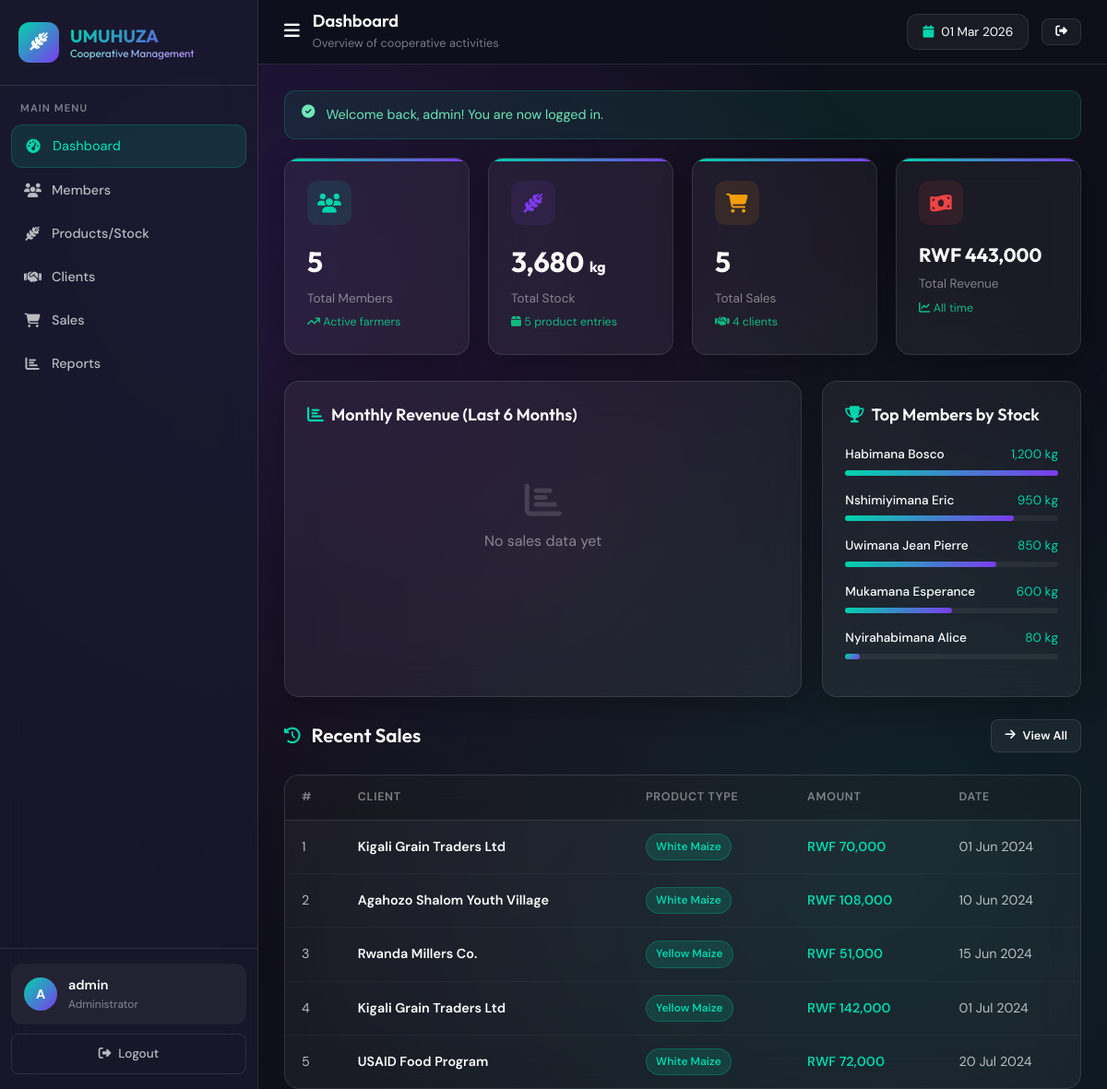
/dashboard.php (signed in), run on the app's committed database.
### tables this page shows
CREATE TABLE IF NOT EXISTS sales (
    id         INT PRIMARY KEY AUTO_INCREMENT,
    client_id  INT NOT NULL,
    product_id INT NOT NULL,
    quantity   DECIMAL(10,2) NOT NULL,              
    total      DECIMAL(12,2) NOT NULL,              
    sale_date  DATE NOT NULL,
    created_at TIMESTAMP DEFAULT CURRENT_TIMESTAMP,
    FOREIGN KEY (client_id)  REFERENCES clients(id)  ON DELETE CASCADE,
    FOREIGN KEY (product_id) REFERENCES products(id) ON DELETE CASCADE
);

CREATE TABLE IF NOT EXISTS clients (
    id         INT PRIMARY KEY AUTO_INCREMENT,
    name       VARCHAR(100) NOT NULL,
    phone      VARCHAR(20) NOT NULL,
    location   VARCHAR(100) NOT NULL,
    created_at TIMESTAMP DEFAULT CURRENT_TIMESTAMP
);

CREATE TABLE IF NOT EXISTS products (
    id         INT PRIMARY KEY AUTO_INCREMENT,
    member_id  INT NOT NULL,
    quantity   DECIMAL(10,2) NOT NULL DEFAULT 0,    
    price      DECIMAL(10,2) NOT NULL,               
    type       VARCHAR(50) NOT NULL,                 
    created_at TIMESTAMP DEFAULT CURRENT_TIMESTAMP,
    FOREIGN KEY (member_id) REFERENCES members(id) ON DELETE CASCADE
);

### config.php (called while the page is built, shortened)
<?php
function clean($str) {
    return htmlspecialchars(trim($str), ENT_QUOTES, 'UTF-8');
}
function formatCurrency($amount) {
    return 'RWF ' . number_format($amount, 0, '.', ',');
}
function formatDate($date) {
    return date('d M Y', strtotime($date));
}
function getFlash() {
    if (isset($_SESSION['flash'])) {
        $flash = $_SESSION['flash'];
        return $flash;
    }
    return null;
}

### dashboard.php (the view, shortened to what this page needs)
<?php
require_once 'config.php';
$db = getDB();
$members_count = $db->query("SELECT COUNT(*) FROM members")->fetchColumn();
$products_count = $db->query("SELECT COUNT(*) FROM products")->fetchColumn();
$clients_count  = $db->query("SELECT COUNT(*) FROM clients")->fetchColumn();
$sales_count    = $db->query("SELECT COUNT(*) FROM sales")->fetchColumn();
$total_revenue  = $db->query("SELECT COALESCE(SUM(total), 0) FROM sales")->fetchColumn();
$total_stock    = $db->query("SELECT COALESCE(SUM(quantity), 0) FROM products")->fetchColumn();
$monthly = $db->query("
    SELECT DATE_FORMAT(sale_date,'%b') as month, SUM(total) as revenue
    FROM sales
    WHERE sale_date >= DATE_SUB(CURDATE(), INTERVAL 6 MONTH)
    GROUP BY DATE_FORMAT(sale_date,'%Y-%m')
    ORDER BY sale_date ASC
    LIMIT 6
")->fetchAll();
$recent_sales = $db->query("
    SELECT s.id, s.total, s.sale_date, c.name as client_name, p.type as product_type
    FROM sales s
    JOIN clients c ON s.client_id = c.id
    JOIN products p ON s.product_id = p.id
    ORDER BY s.created_at DESC LIMIT 6
")->fetchAll();
$top_members = $db->query("
    SELECT m.name, COALESCE(SUM(p.quantity), 0) as total_qty
    FROM members m
    LEFT JOIN products p ON m.id = p.member_id
    GROUP BY m.id, m.name
    ORDER BY total_qty DESC
    LIMIT 5
")->fetchAll();
$max_qty = max(array_column($top_members, 'total_qty') ?: [1]);
include 'includes/header.php';
?>
<div class="stats-grid">
    <div class="stat-card glass-card">
        <div class="stat-icon"><i class="fas fa-users"></i></div>
        <div class="stat-value"><?= number_format($members_count) ?></div>
        <div class="stat-label">Total Members</div>
        <div class="stat-change"><i class="fas fa-arrow-trend-up"></i> Active farmers</div>
    </div>
    <div class="stat-card glass-card">
        <div class="stat-icon purple"><i class="fas fa-wheat-awn"></i></div>
        <div class="stat-value"><?= number_format($total_stock, 0) ?> <small style="font-size:1rem">kg</small></div>
        <div class="stat-label">Total Stock</div>
        <div class="stat-change"><i class="fas fa-box"></i> <?= $products_count ?> product entries</div>
    </div>
    <div class="stat-card glass-card">
        <div class="stat-icon orange"><i class="fas fa-cart-shopping"></i></div>
        <div class="stat-value"><?= number_format($sales_count) ?></div>
        <div class="stat-label">Total Sales</div>
        <div class="stat-change"><i class="fas fa-handshake"></i> <?= $clients_count ?> clients</div>
    </div>
    <div class="stat-card glass-card">
        <div class="stat-icon red"><i class="fas fa-money-bill-wave"></i></div>
        <div class="stat-value" style="font-size:1.3rem;"><?= formatCurrency($total_revenue) ?></div>
        <div class="stat-label">Total Revenue</div>
        <div class="stat-change"><i class="fas fa-chart-line"></i> All time</div>
    </div>
</div>
<div class="dashboard-grid">
    <div class="chart-card glass-card">
        <h3><i class="fas fa-chart-bar"></i> Monthly Revenue (Last 6 Months)</h3>
        <?php if (!empty($monthly)):
            $max_rev = max(array_column($monthly, 'revenue') ?: [1]);
        ?>
        <div class="chart-bars">
            <?php foreach ($monthly as $m):
                $height = $max_rev > 0 ? round(($m['revenue'] / $max_rev) * 130) : 5;
            ?>
            <div class="bar-item">
                <span style="font-size:0.7rem;color:var(--primary-accent);"><?= formatCurrency($m['revenue']) ?></span>
                <div class="bar" style="height:<?= max(5, $height) ?>px;"></div>
                <span class="bar-label"><?= $m['month'] ?></span>
            </div>
            <?php endforeach; ?>
        </div>
        <?php else: ?>
        <div style="text-align:center;padding:40px;color:var(--text-muted);">
            <i class="fas fa-chart-bar" style="font-size:2.5rem;opacity:0.3;display:block;margin-bottom:12px;"></i>
            No sales data yet
        </div>
        <?php endif; ?>
    </div>
    <div class="chart-card glass-card">
        <h3><i class="fas fa-trophy"></i> Top Members by Stock</h3>
        <?php if (!empty($top_members)): ?>
        <?php foreach ($top_members as $i => $m):
            $pct = $max_qty > 0 ? round(($m['total_qty'] / $max_qty) * 100) : 0;
        ?>
        <div style="margin-bottom:16px;">
            <div style="display:flex;justify-content:space-between;margin-bottom:6px;font-size:0.85rem;">
                <span style="color:var(--text-primary);font-weight:500;"><?= clean($m['name']) ?></span>
                <span style="color:var(--primary-accent);"><?= number_format($m['total_qty'],0) ?> kg</span>
            </div>
            <div class="stock-bar-wrap">
                <div class="stock-bar-fill" style="width:<?= $pct ?>%"></div>
            </div>
        </div>
        <?php endforeach; ?>
        <?php else: ?>
        <div style="text-align:center;padding:30px;color:var(--text-muted);">No members yet</div>
        <?php endif; ?>
    </div>
</div>
<div style="margin-top:24px;">
    <div class="section-header">
        <div class="section-title">
            <i class="fas fa-clock-rotate-left"></i>
            <h2>Recent Sales</h2>
        </div>
        <a href="sales.php" class="btn btn-secondary btn-sm"><i class="fas fa-arrow-right"></i> View All</a>
    </div>
    <div class="table-container">
        <table class="data-table">
            <thead>
                <tr>
                    <th>#</th>
                    <th>Client</th>
                    <th>Product Type</th>
                    <th>Amount</th>
                    <th>Date</th>
                </tr>
            </thead>
            <tbody>
                <?php if (!empty($recent_sales)): ?>
                <?php foreach ($recent_sales as $i => $s): ?>
                <tr>
                    <td><?= $i + 1 ?></td>
                    <td><strong><?= clean($s['client_name']) ?></strong></td>
                    <td><span class="badge badge-primary"><?= clean($s['product_type']) ?></span></td>
                    <td style="color:var(--primary-accent);font-weight:600;"><?= formatCurrency($s['total']) ?></td>
                    <td><?= formatDate($s['sale_date']) ?></td>
                </tr>
                <?php endforeach; ?>
                <?php else: ?>
                <tr><td colspan="5" style="text-align:center;padding:40px;color:var(--text-muted);">No sales recorded yet</td></tr>
                <?php endif; ?>
            </tbody>
        </table>
    </div>
</div>
<?php include 'includes/footer.php'; ?>

### includes/header.php (shortened to what this page needs)
<?php
$current_page = basename($_SERVER['PHP_SELF'], '.php');
$nav_items = [
    ['href' => 'dashboard.php', 'icon' => 'fa-gauge-high',      'label' => 'Dashboard',    'page' => 'dashboard'],
    ['href' => 'members.php',   'icon' => 'fa-users',           'label' => 'Members',       'page' => 'members'],
    ['href' => 'products.php',  'icon' => 'fa-wheat-awn',       'label' => 'Products/Stock','page' => 'products'],
    ['href' => 'clients.php',   'icon' => 'fa-handshake',       'label' => 'Clients',       'page' => 'clients'],
    ['href' => 'sales.php',     'icon' => 'fa-cart-shopping',   'label' => 'Sales',         'page' => 'sales'],
    ['href' => 'reports.php',   'icon' => 'fa-chart-bar',       'label' => 'Reports',       'page' => 'reports'],
];
$page_titles = [
    'dashboard' => ['title' => 'Dashboard',      'subtitle' => 'Overview of cooperative activities'],
    'members'   => ['title' => 'Members',         'subtitle' => 'Manage cooperative members'],
    'products'  => ['title' => 'Products & Stock','subtitle' => 'Manage maize inventory'],
    'clients'   => ['title' => 'Clients',         'subtitle' => 'Manage buyers and clients'],
    'sales'     => ['title' => 'Sales',           'subtitle' => 'Record and manage sales transactions'],
    'reports'   => ['title' => 'Reports',         'subtitle' => 'Generate sales and stock reports'],
];
$pt = $page_titles[$current_page] ?? ['title' => 'UMUHUZA', 'subtitle' => 'Cooperative Management'];
$username = clean($_SESSION['admin_username'] ?? 'Admin');
$initials = strtoupper(substr($username, 0, 1));
?>
<!DOCTYPE html>
<html lang="en">
<head>
    <link rel="stylesheet" href="https://cdnjs.cloudflare.com/ajax/libs/font-awesome/6.5.1/css/all.min.css">
    <link rel="stylesheet" href="assets/css/style.css">
</head>
<body>
<div class="app-wrapper">
    <aside class="sidebar" id="sidebar">
        <div class="sidebar-header">
            <div class="sidebar-logo-icon"><i class="fas fa-wheat-awn" style="color:#fff"></i></div>
            <div class="sidebar-logo">
                UMUHUZA<span>Cooperative Management</span>
            </div>
        </div>
        <nav class="sidebar-nav">
            <div class="nav-section">
                <div class="nav-section-title">Main Menu</div>
                <?php foreach ($nav_items as $item): ?>
                <a href="<?= $item['href'] ?>" class="nav-item <?= $current_page === $item['page'] ? 'active' : '' ?>">
                    <i class="fas <?= $item['icon'] ?>"></i>
                    <span><?= $item['label'] ?></span>
                </a>
                <?php endforeach; ?>
            </div>
        </nav>
        <div class="sidebar-footer">
            <div class="sidebar-user">
                <div class="user-avatar"><?= $initials ?></div>
                <div class="user-info">
                    <div class="user-name"><?= $username ?></div>
                    <div class="user-role">Administrator</div>
                </div>
            </div>
            <a href="logout.php" class="btn-logout" onclick="return confirm('Are you sure you want to logout?')">
                <i class="fas fa-right-from-bracket"></i> Logout
            </a>
        </div>
    </aside>
    <header class="app-header">
        <div style="display:flex;align-items:center;gap:14px;">
            <button onclick="document.getElementById('sidebar').classList.toggle('active')"
                style="display:none;background:transparent;border:none;color:var(--text-primary);font-size:1.2rem;cursor:pointer;" id="menu-toggle">
                <i class="fas fa-bars"></i>
            </button>
            <div class="header-title">
                <h2><?= clean($pt['title']) ?></h2>
                <p><?= clean($pt['subtitle']) ?></p>
            </div>
        </div>
        <div class="header-right">
            <div class="header-stat">
                <i class="fas fa-calendar"></i>
                <span><?= date('d M Y') ?></span>
            </div>
            <a href="logout.php" class="btn btn-sm btn-secondary" onclick="return confirm('Logout?')">
                <i class="fas fa-right-from-bracket"></i>
            </a>
        </div>
    </header>
    <main class="main-content">
    <?php
    $flash = getFlash();
    if ($flash): ?>
    <div class="alert alert-<?= $flash['type'] ?>" id="flash-alert">
        <i class="fas <?= $flash['type'] === 'success' ? 'fa-circle-check' : ($flash['type'] === 'danger' ? 'fa-circle-xmark' : 'fa-circle-info') ?>"></i>
        <span><?= clean($flash['message']) ?></span>
    </div>
    <?php endif; ?>

### includes/footer.php (shortened to what this page needs)
    </main>
</div>
</body>
</html>

### data on the page
sales: client.name "Kigali Grain Traders Ltd", product.type "White Maize", total "RWF 70,000", sale_date "01 Jun 2024"
sales: client.name "Agahozo Shalom Youth Village", product.type "White Maize", total "RWF 108,000", sale_date "10 Jun 2024"
sales: client.name "Rwanda Millers Co.", product.type "Yellow Maize", total "RWF 51,000", sale_date "15 Jun 2024"
sales: client.name "Kigali Grain Traders Ltd", product.type "Yellow Maize", total "RWF 142,000", sale_date "01 Jul 2024"
sales: client.name "USAID Food Program", product.type "White Maize", total "RWF 72,000", sale_date "20 Jul 2024"

### other printed values
$item['label'] "Dashboard"
$item['label'] "Members"
$item['label'] "Products/Stock"
$item['label'] "Clients"
$item['label'] "Sales"
$item['label'] "Reports"
$initials "A"
$username "admin"
$pt['title'] "Dashboard"
$pt['subtitle'] "Overview of cooperative activities"
$flash['message'] "Welcome back, admin! You are now logged in."
$members_count "5"
$total_stock "3,680"
$products_count "5"
$sales_count "5"
